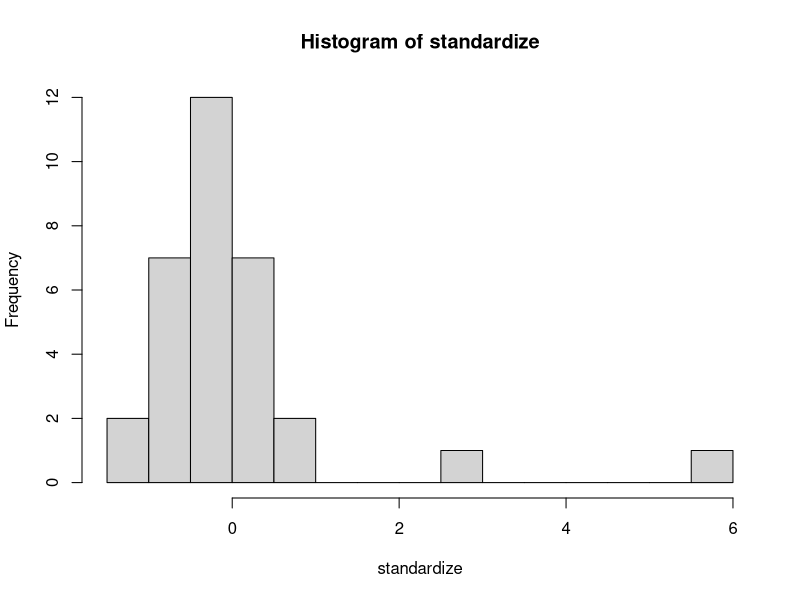
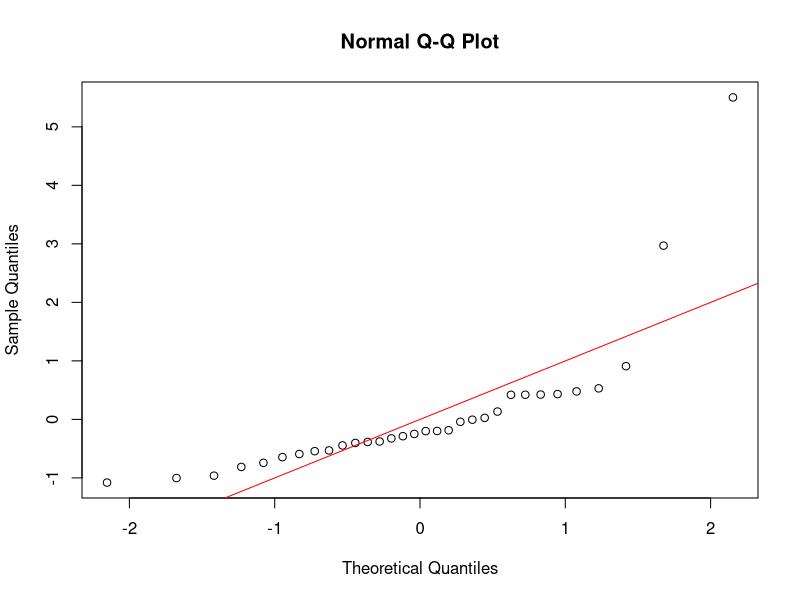
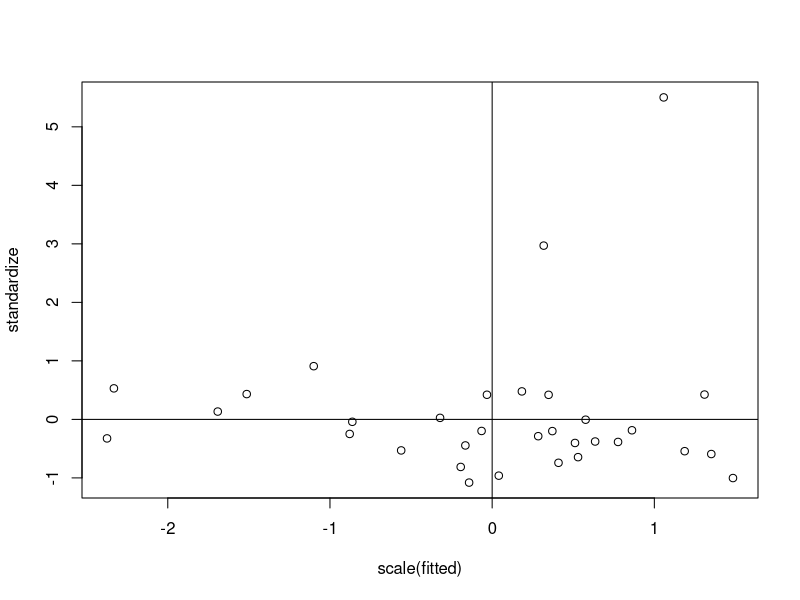

Write R code to recreate these figures, in order.
###screening data for sem 
str(mtcars)
car_red <- mtcars[,c("mpg","hp","wt","qsec")]

mah <- mahalanobis(x = car_red, center = colMeans(car_red), cov = cov(car_red))
cutoff <- qchisq(p = 1-.001, df = ncol(car_red))
mah;cutoff

table(mah < cutoff)

##additivity 
car_cor <- cor(car_red)
car_cor
symnum(car_cor)

##assumption set up 
random <- rchisq(nrow(car_red), df = 7)
fake <- lm(random~., data = car_red)
standardize <- rstudent(fake)
fitted <- fake$fitted.values

#normality 
hist(standardize,breaks = 11)

#linearity 
qqnorm(standardize)
abline(0,1, col = "red")

#homegeneity and homoscedasticity 
plot(scale(fitted), standardize)
abline(h = 0, v = 0)
